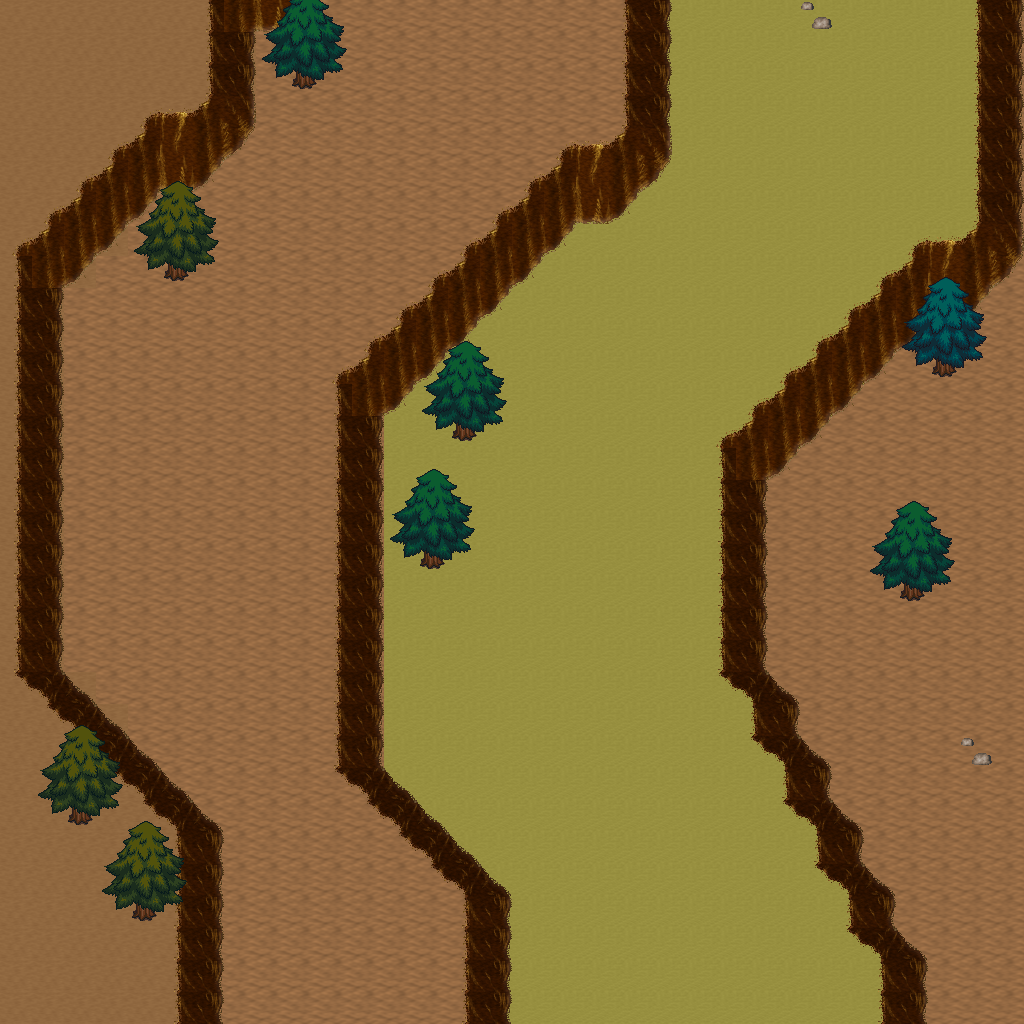

Below is a game level as drawn by its tile map, then a one-line description and the .tmx that defines it (tile-layer data replaced by summaries):
An orthogonal 32x32 tile map with 32x32 px tiles, 5 tile layers (Ground, Objects, Objects2, Above, ...), 1 hidden layer not drawn, 18 tilesets.

<map version="1.10" tiledversion="1.11.0" orientation="orthogonal" renderorder="right-down" width="32" height="32" tilewidth="32" tileheight="32" infinite="0" nextlayerid="11" nextobjectid="1">
 <tileset firstgid="1" name="logic_collision" tilewidth="32" tileheight="32" tilecount="1" columns="1">
  <image source="../drawable/logic_collision.png" width="32" height="32" />
 </tileset>
 <tileset firstgid="2" name="ground_ground" tilewidth="32" tileheight="32" tilecount="33" columns="3">
  <image source="../drawable/ground_ground.png" width="96" height="352" />
 </tileset>
 <tileset firstgid="35" name="ground_ridge_earth_pale" tilewidth="32" tileheight="32" tilecount="96" columns="12">
  <image source="../drawable/ground_ridge_earth_pale.png" width="384" height="256" />
 </tileset>
 <tileset firstgid="131" name="ground_ridge_earth_dark" tilewidth="32" tileheight="32" tilecount="96" columns="12">
  <image source="../drawable/ground_ridge_earth_dark.png" width="384" height="256" />
 </tileset>
 <tileset firstgid="227" name="terrain_desert" tilewidth="32" tileheight="32" tilecount="88" columns="8">
  <image source="../drawable/terrain_desert.png" width="256" height="352" />
 </tileset>
 <tileset firstgid="315" name="building_witch_hut" tilewidth="32" tileheight="32" tilecount="80" columns="5">
  <image source="../drawable/building_witch_hut.png" width="160" height="512" />
 </tileset>
 <tileset firstgid="395" name="ground_earth_edges_yellowgreen" tilewidth="32" tileheight="32" tilecount="15" columns="5">
  <image source="../drawable/ground_earth_edges_yellowgreen.png" width="160" height="96" />
 </tileset>
 <tileset firstgid="410" name="item_firewood" tilewidth="32" tileheight="32" tilecount="12" columns="3">
  <image source="../drawable/item_firewood.png" width="96" height="128" />
 </tileset>
 <tileset firstgid="422" name="object_well_hoist" tilewidth="32" tileheight="32" tilecount="9" columns="3">
  <image source="../drawable/object_well_hoist.png" width="96" height="96" />
 </tileset>
 <tileset firstgid="431" name="plant_bush_various_small" tilewidth="32" tileheight="32" tilecount="9" columns="3">
  <image source="../drawable/plant_bush_various_small.png" width="96" height="96" />
 </tileset>
 <tileset firstgid="440" name="plant_bush_bushes" tilewidth="32" tileheight="32" tilecount="10" columns="5">
  <image source="../drawable/plant_bush_bushes.png" width="160" height="64" />
 </tileset>
 <tileset firstgid="450" name="plant_stump_stump_rectangular" tilewidth="32" tileheight="32" tilecount="4" columns="2">
  <image source="../drawable/plant_stump_stump_rectangular.png" width="64" height="64" />
 </tileset>
 <tileset firstgid="454" name="plant_stump_small_stump" tilewidth="32" tileheight="32" tilecount="4" columns="2">
  <image source="../drawable/plant_stump_small_stump.png" width="64" height="64" />
 </tileset>
 <tileset firstgid="458" name="plant_tree_evergreen" tilewidth="32" tileheight="32" tilecount="36" columns="3">
  <image source="../drawable/plant_tree_evergreen.png" width="96" height="384" />
 </tileset>
 <tileset firstgid="494" name="ground_sand_2" tilewidth="32" tileheight="32" tilecount="15" columns="5">
  <image source="../drawable/ground_sand_2.png" width="160" height="96" />
 </tileset>
 <tileset firstgid="509" name="plant_cactus_2" tilewidth="32" tileheight="32" tilecount="10" columns="5">
  <image source="../drawable/plant_cactus_2.png" width="160" height="64" />
 </tileset>
 <tileset firstgid="519" name="plant_cactus" tilewidth="32" tileheight="32" tilecount="2" columns="1">
  <image source="../drawable/plant_cactus.png" width="32" height="64" />
 </tileset>
 <tileset firstgid="521" name="ground_rock_pebbles" tilewidth="32" tileheight="32" tilecount="3" columns="1">
  <image source="../drawable/ground_rock_pebbles.png" width="32" height="96" />
 </tileset>
 <layer id="1" name="Ground" width="32" height="32">
  <data>[1024 cells, 1024 non-empty, 3 distinct tile ids]</data>
 </layer>
 <layer id="2" name="Objects" width="32" height="32">
  <data>[1024 cells, 267 non-empty, 18 distinct tile ids]</data>
 </layer>
 <layer id="3" name="Objects2" width="32" height="32">
  <data>[1024 cells, 0 non-empty, 0 distinct tile ids]</data>
 </layer>
 <layer id="4" name="Above" width="32" height="32">
  <data>[1024 cells, 77 non-empty, 29 distinct tile ids]</data>
 </layer>
 <layer id="5" name="Above2" width="32" height="32">
  <data>[1024 cells, 0 non-empty, 0 distinct tile ids]</data>
 </layer>
 <layer id="6" name="Walkable" width="32" height="32" visible="0">
  <data>[1024 cells, 131 non-empty, 1 distinct tile ids]</data>
 </layer>
 <objectgroup id="7" name="Mapevents" />
 <objectgroup id="8" name="Spawn" />
 <objectgroup id="9" name="Keys" />
 <objectgroup id="10" name="Replace" />
</map>
